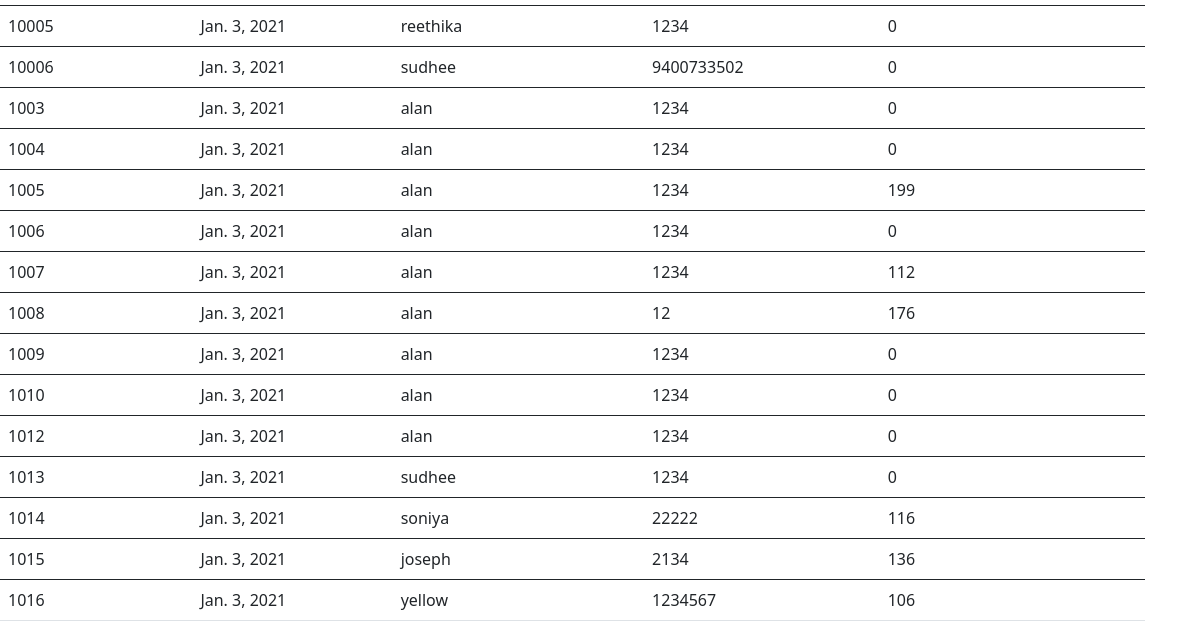
Before: /billing/viewbill (lower part) with the older database file.
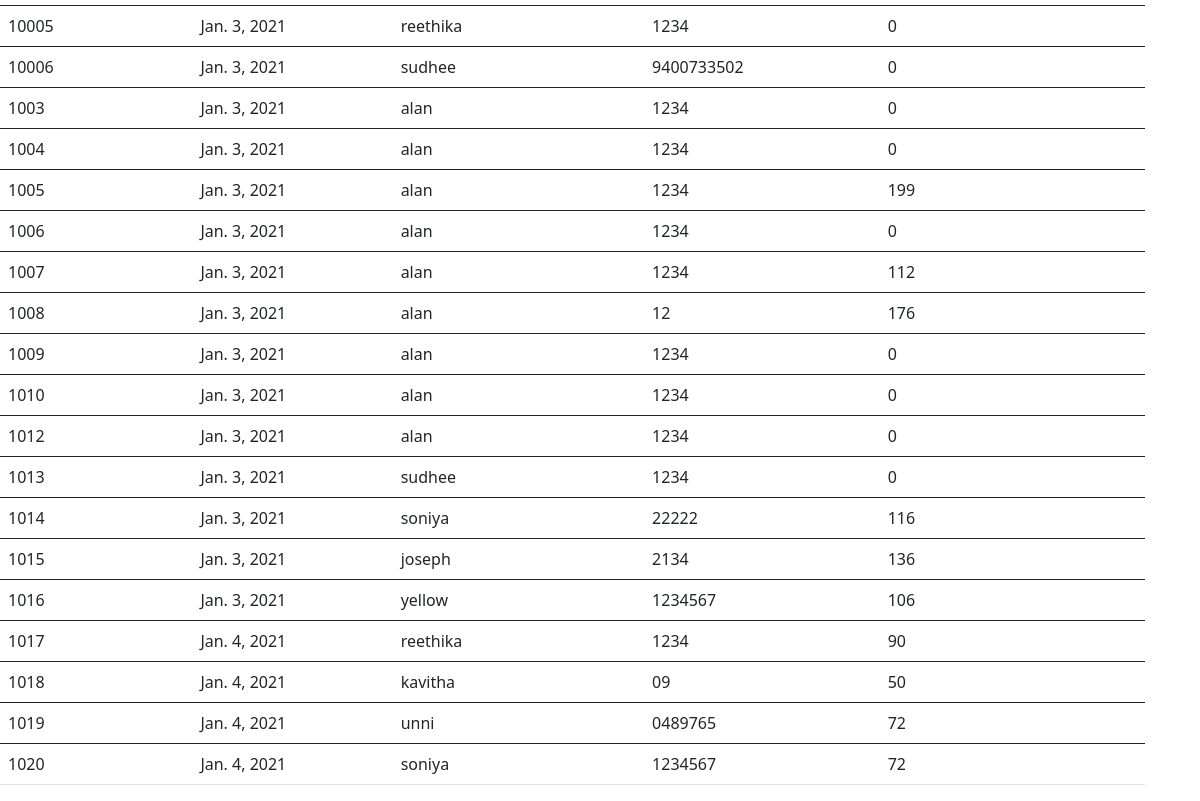
After: the same page with the newer database file.
### billing/models.py (models this page shows, shortened)
class Order(models.Model):
    billnumber=models.CharField(max_length=12,unique=True)
    bill_date=models.DateField(auto_now=True)
    customer_name=models.CharField(max_length=60)
    phone_number=models.CharField(max_length=12)
    bill_total=models.IntegerField(default=0)

### billing/views.py (the view)
# urls.py: path("viewbill", View_ToatlBill.as_view(), name="viewtotalbill"),
class View_ToatlBill(TemplateView):
    model=Order
    template_name = "billing/bill_total_views.html"
    context={}
    def get_object(self):
        return self.model.objects.all()
    def get(self, request, *args, **kwargs):
        allval=self.get_object()
        self.context["forms"]=allval
        return render(request,self.template_name,self.context)

### billing/templates/billing/bill_total_views.html (shortened to what this page needs)
<!DOCTYPE html>
<html lang="en">
<head>
    <link href="https://cdn.jsdelivr.net/npm/bootstrap@5.0.0-beta1/dist/css/bootstrap.min.css" rel="stylesheet">
</head>
<body>
<table class="table">
    {% for formss in forms %}
    <tbody>
        <tr>
            <td>
            {{formss.billnumber}}
            </td>
            <td>
            {{formss.bill_date}}
            </td>
            <td>
            {{formss.customer_name}}
            </td>
            <td>
            {{formss.phone_number}}
            </td>
            <td>
            {{formss.bill_total}}
            </td>
        </tr>
    </tbody>
    {% endfor %}
</table>
</body>
</html>

Changed rows visible on the page:
added Order: billnumber "1017", bill_date "Jan. 4, 2021", customer_name "reethika", phone_number "1234", bill_total "90"
added Order: billnumber "1018", bill_date "Jan. 4, 2021", customer_name "kavitha", phone_number "09", bill_total "50"
added Order: billnumber "1019", bill_date "Jan. 4, 2021", customer_name "unni", phone_number "0489765", bill_total "72"
added Order: billnumber "1020", bill_date "Jan. 4, 2021", customer_name "soniya", phone_number "1234567", bill_total "72"
